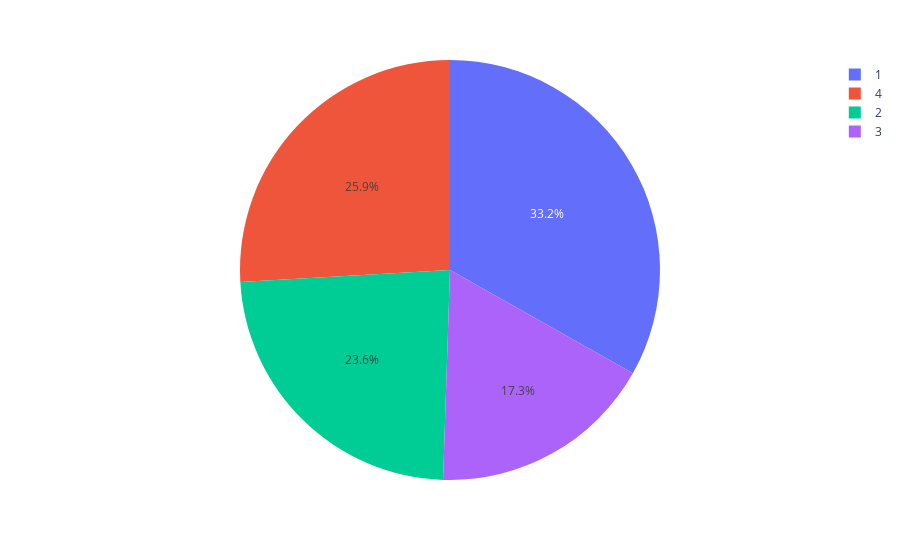

Notebook cell for this chart:
### Code cell
import plotly.express as px
pie = df["region"].value_counts()
regions = pie.index
population = pie.values
fig = px.pie(df, values=population, names= regions)
fig.show()

### Figure 1 — Plotly figure (JSON) as saved in the notebook; plotly's stock layout.template omitted (floating-point values rounded to 4 significant figures)
{"data": [{"domain": {"x": [0, 1], "y": [0, 1]}, "hovertemplate": "label=%{label}<br>value=%{value}<extra></extra>", "labels": [1, 4, 2, 3], "legendgroup": "", "name": "", "showlegend": true, "type": "pie", "values": [442, 345, 314, 231]}], "layout": {"legend": {"tracegroupgap": 0}, "margin": {"t": 60}}}
